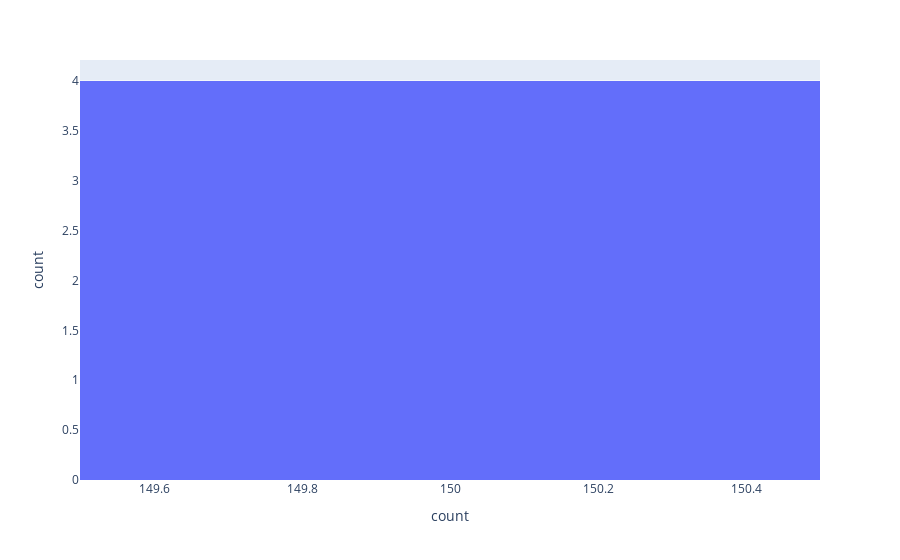
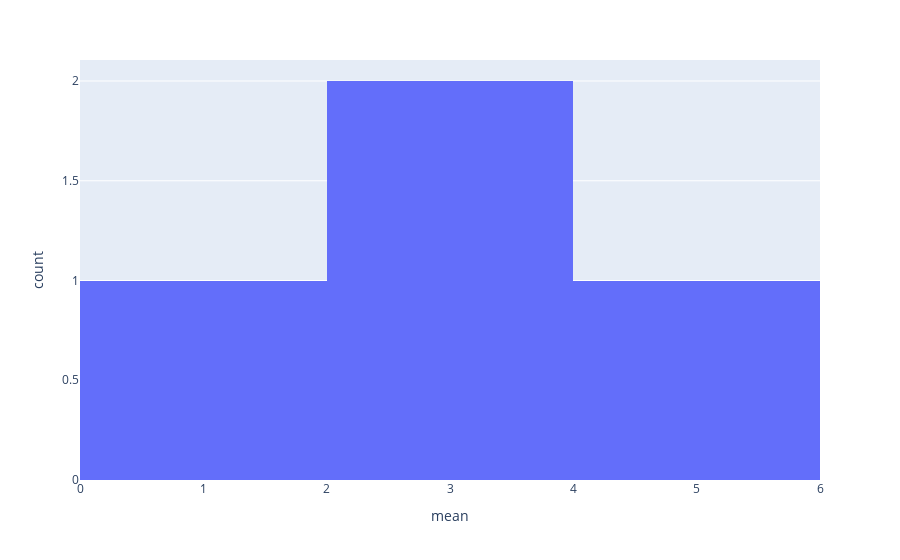
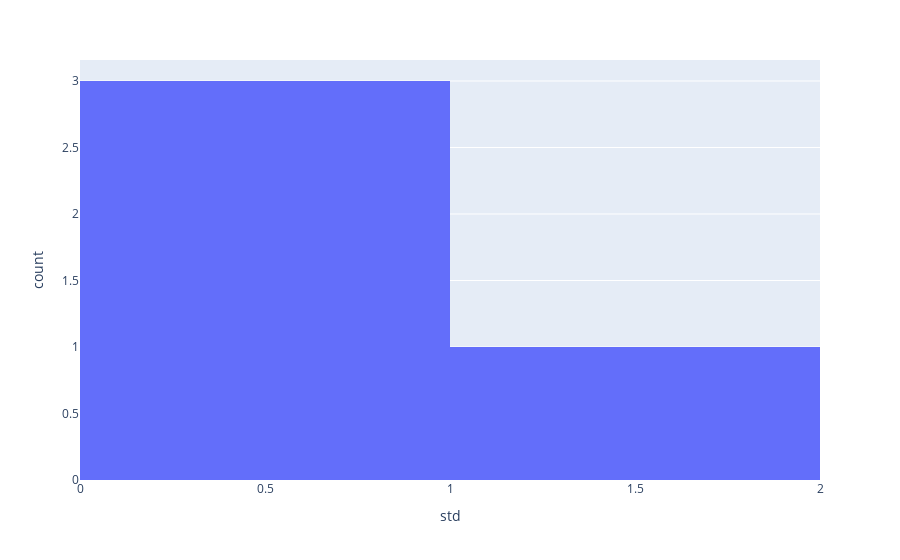
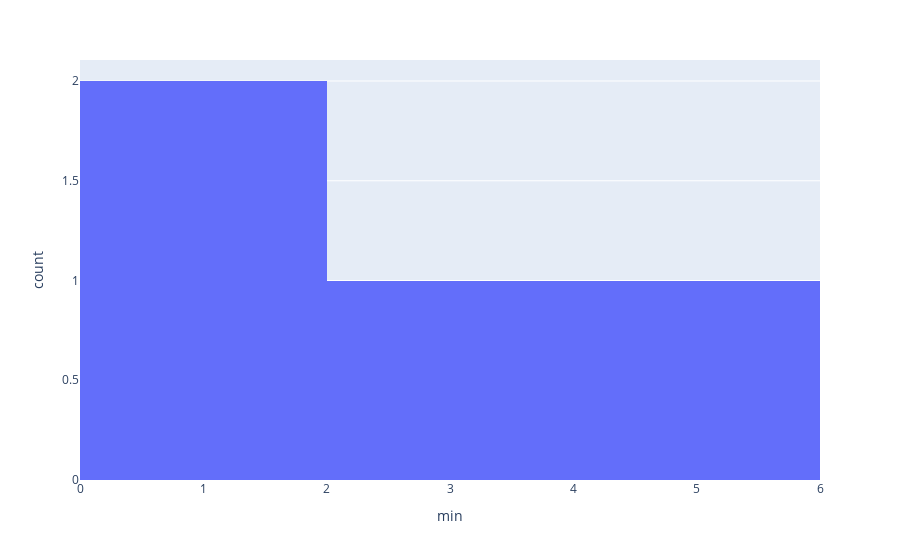

Notebook cell for these charts, in order:
### Code cell
for field in addon_stats.data_frame.transpose():
    px.histogram(data_frame = addon_stats.data_frame.transpose(),
                 x = field).show()

### Figure 1 — Plotly figure (JSON) as saved in the notebook; plotly's stock layout.template omitted (floating-point values rounded to 4 significant figures)
{"data": [{"alignmentgroup": "True", "bingroup": "x", "hovertemplate": "count=%{y}<extra></extra>", "legendgroup": "", "marker": {"color": "#636efa", "pattern": {"shape": ""}}, "name": "", "offsetgroup": "", "orientation": "v", "showlegend": false, "type": "histogram", "x": [150, 150, 150, 150], "xaxis": "x", "yaxis": "y"}], "layout": {"barmode": "relative", "legend": {"tracegroupgap": 0}, "margin": {"t": 60}, "xaxis": {"anchor": "y", "domain": [0, 1], "title": {"text": "count"}}, "yaxis": {"anchor": "x", "domain": [0, 1], "title": {"text": "count"}}}}

### Figure 2 — Plotly figure (JSON) as saved in the notebook; plotly's stock layout.template omitted (floating-point values rounded to 4 significant figures)
{"data": [{"alignmentgroup": "True", "bingroup": "x", "hovertemplate": "mean=%{x}<br>count=%{y}<extra></extra>", "legendgroup": "", "marker": {"color": "#636efa", "pattern": {"shape": ""}}, "name": "", "offsetgroup": "", "orientation": "v", "showlegend": false, "type": "histogram", "x": [5.843, 3.057, 3.758, 1.199], "xaxis": "x", "yaxis": "y"}], "layout": {"barmode": "relative", "legend": {"tracegroupgap": 0}, "margin": {"t": 60}, "xaxis": {"anchor": "y", "domain": [0, 1], "title": {"text": "mean"}}, "yaxis": {"anchor": "x", "domain": [0, 1], "title": {"text": "count"}}}}

### Figure 3 — Plotly figure (JSON) as saved in the notebook; plotly's stock layout.template omitted (floating-point values rounded to 4 significant figures)
{"data": [{"alignmentgroup": "True", "bingroup": "x", "hovertemplate": "std=%{x}<br>count=%{y}<extra></extra>", "legendgroup": "", "marker": {"color": "#636efa", "pattern": {"shape": ""}}, "name": "", "offsetgroup": "", "orientation": "v", "showlegend": false, "type": "histogram", "x": [0.8281, 0.4359, 1.765, 0.7622], "xaxis": "x", "yaxis": "y"}], "layout": {"barmode": "relative", "legend": {"tracegroupgap": 0}, "margin": {"t": 60}, "xaxis": {"anchor": "y", "domain": [0, 1], "title": {"text": "std"}}, "yaxis": {"anchor": "x", "domain": [0, 1], "title": {"text": "count"}}}}

### Figure 4 — Plotly figure (JSON) as saved in the notebook; plotly's stock layout.template omitted (floating-point values rounded to 4 significant figures)
{"data": [{"alignmentgroup": "True", "bingroup": "x", "hovertemplate": "min=%{x}<br>count=%{y}<extra></extra>", "legendgroup": "", "marker": {"color": "#636efa", "pattern": {"shape": ""}}, "name": "", "offsetgroup": "", "orientation": "v", "showlegend": false, "type": "histogram", "x": [4.3, 2, 1, 0.1], "xaxis": "x", "yaxis": "y"}], "layout": {"barmode": "relative", "legend": {"tracegroupgap": 0}, "margin": {"t": 60}, "xaxis": {"anchor": "y", "domain": [0, 1], "title": {"text": "min"}}, "yaxis": {"anchor": "x", "domain": [0, 1], "title": {"text": "count"}}}}
